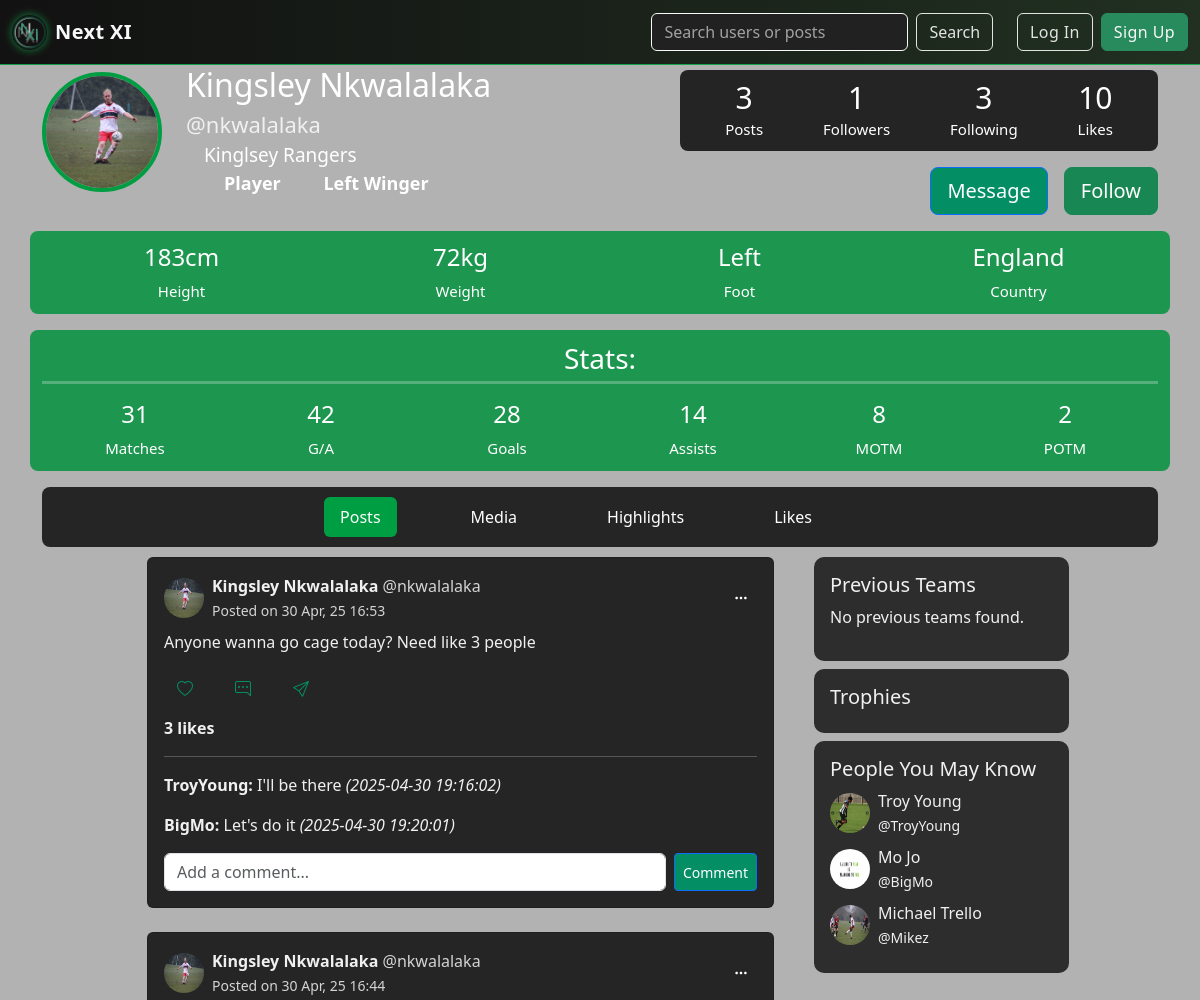
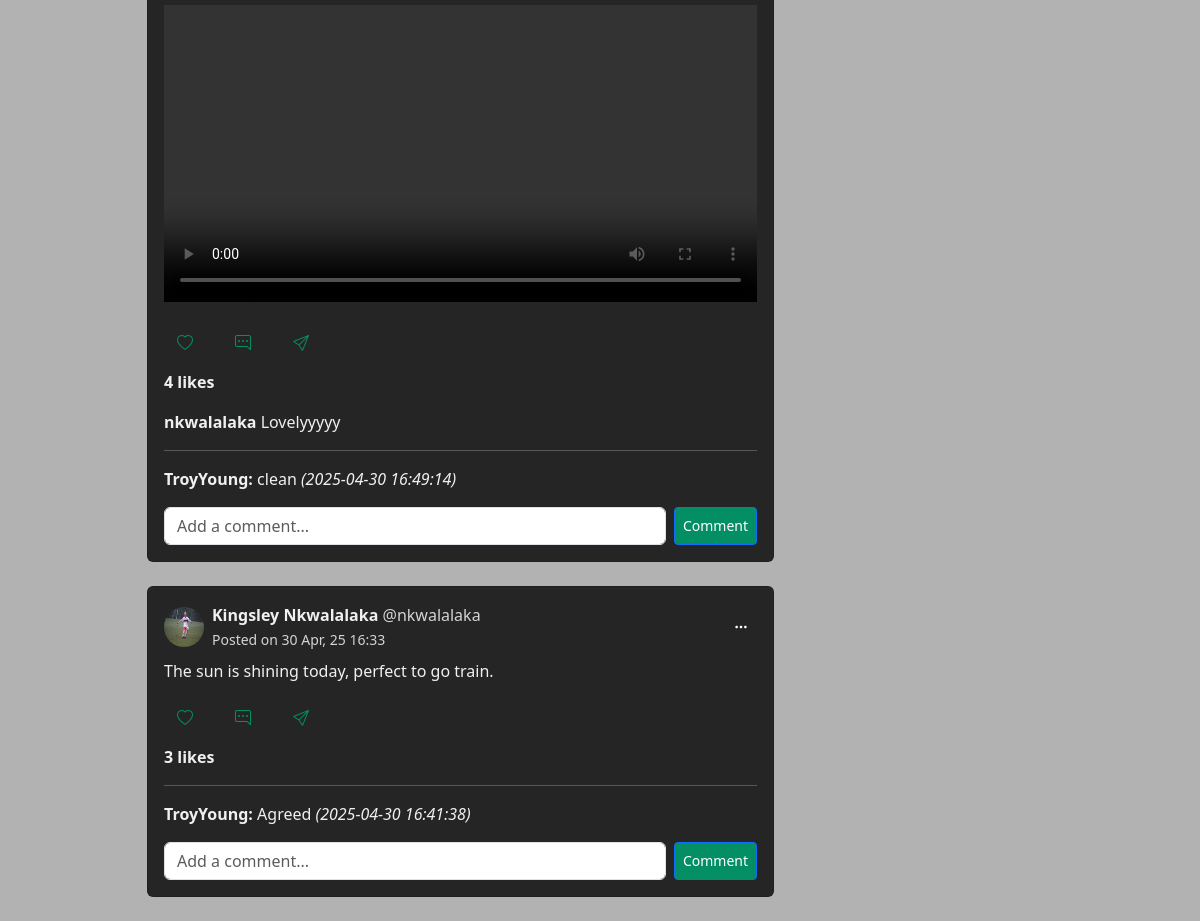
The app's page /profile.php?user_id=35 with its own data (2 pictures, top to bottom).
### tables this page shows
CREATE TABLE `users` (
  `id` int(11) NOT NULL,
  `username` varchar(50) NOT NULL,
  `name` varchar(100) NOT NULL,
  `email` varchar(50) NOT NULL,
  `password` varchar(255) NOT NULL,
  `created_at` timestamp NOT NULL DEFAULT current_timestamp() ON UPDATE current_timestamp(),
  `user_type` varchar(20) NOT NULL DEFAULT 'player',
  `profile_pic` varchar(255) NOT NULL,
  `banner_pic` varchar(255) NOT NULL
);

CREATE TABLE `players` (
  `id` int(11) NOT NULL,
  `user_id` int(11) NOT NULL,
  `profile_pic` varchar(255) NOT NULL,
  `height` int(11) NOT NULL,
  `weight` int(11) NOT NULL,
  `age` int(11) NOT NULL,
  `preferred_position` varchar(50) NOT NULL,
  `preferred_foot` varchar(10) NOT NULL,
  `current_team` varchar(100) NOT NULL,
  `goals` int(11) NOT NULL,
  `assists` int(11) NOT NULL,
  `motm` int(11) NOT NULL,
  `potm` int(11) NOT NULL,
  `awards` text NOT NULL,
  `country` varchar(100) NOT NULL,
  `current_league` varchar(100) NOT NULL,
  `appearances` int(255) NOT NULL DEFAULT 0
);

CREATE TABLE `posts` (
  `id` int(11) NOT NULL,
  `user_id` int(11) NOT NULL,
  `post_type` varchar(20) NOT NULL COMMENT 'Video, image or Text Post',
  `title` varchar(100) NOT NULL,
  `file_path` varchar(255) DEFAULT NULL COMMENT 'Stores the filename /path',
  `text_content` text DEFAULT NULL,
  `created_at` timestamp NOT NULL DEFAULT current_timestamp(),
  `is_highlight` tinyint(1) DEFAULT NULL
);

CREATE TABLE `comments` (
  `id` int(11) NOT NULL,
  `post_id` int(11) NOT NULL,
  `user_id` int(11) NOT NULL,
  `comment_text` text NOT NULL,
  `created_at` timestamp NOT NULL DEFAULT current_timestamp(),
  `parent_id` int(11) DEFAULT NULL
);

### profile.php (the view, shortened to what the rows shown need)
<?php
$profileUserId = (int) $_GET['user_id'] ?? 0;
$loggedUserId = (int) $_SESSION['user_id'] ?? null;
$conn = new mysqli("localhost", "root", "", "projectx_db");
$userSql = "SELECT username, name, user_type, profile_pic, banner_pic FROM users WHERE id = '$profileUserId'";
$userResult = $conn->query($userSql);
$userRow = $userResult->fetch_assoc();
if ($userRow['user_type'] == 'player') {
  $plSql = "SELECT * FROM players WHERE user_id = '$profileUserId' ";
  $plResult = $conn->query($plSql);
  if ($plResult && $plResult->num_rows > 0) {
    $plData = $plResult->fetch_assoc();
  } else {
    $plData = null;
  }
} elseif ($userRow['user_type'] == 'manager') {
  $mgrSql = "SELECT * FROM managers WHERE user_id = '$profileUserId'";
  $mgrResult = $conn->query($mgrSql);
  $mgrData = $mgrResult && $mgrResult->num_rows > 0 ? $mgrResult->fetch_assoc() : null;
} elseif ($userRow['user_type'] == 'scout') {
  $scoutSql = "SELECT * FROM scouts WHERE user_id = '$profileUserId'";
  $scoutResult = $conn->query($scoutSql);
  $scoutData = $scoutResult && $scoutResult->num_rows > 0 ? $scoutResult->fetch_assoc() : null;
}
$displayName = !empty($userRow['name']) ? $userRow['name'] : "Player " . $profileUserId;
$profilePic = !empty($userRow['profile_pic']) ? $userRow['profile_pic'] : 'uploads/profile_pics/Footballer_shooting_b&w.jpg';
$sqlAllPosts = "SELECT p.id
                        AS postID, p.post_type, p.file_path, p.text_content, p.created_at, p.is_highlight, u.id
                        AS user_owner_id, u.username, u.name, u.profile_pic,
                (SELECT COUNT(*) FROM likes l WHERE l.post_id = p.id) AS like_count,
                (SELECT COUNT(*) FROM comments c WHERE c.post_id = p.id) AS comment_count
                 FROM posts p
                 JOIN users u ON p.user_id = u.id
                 WHERE p.user_id = '$profileUserId'  /* only that user's posts */
                 ORDER BY p.created_at DESC";
$resAllPosts = $conn->query($sqlAllPosts);
$peopleSql = "SELECT u.id, u.username, u.name, u.profile_pic FROM users u
                     JOIN players p ON u.id = p.user_id /*Join players table with the users table*/
                     WHERE u.id != '$loggedUserId' AND u.id
                     /*Select all users that the logged in user doesnt follow from their mutual followers*/
                     NOT IN (SELECT followed_id FROM follows WHERE follower_id = '$loggedUserId')
                     LIMIT 3";
$people = [];
$peopleResult = $conn->query($peopleSql);
if ($peopleResult && $peopleResult->num_rows > 0) {
  while ($row = $peopleResult->fetch_assoc()) {
    $people[] = $row;
  }
}
?>
<!DOCTYPE html>
<html lang="en">
<head>
  <link href="https://cdn.jsdelivr.net/npm/bootstrap@5.3.3/dist/css/bootstrap.min.css" rel="stylesheet"
>
  <link rel="stylesheet" href="https://cdn.jsdelivr.net/npm/bootstrap-icons@1.10.5/font/bootstrap-icons.css">
  <link rel="stylesheet" href="/ProjectX/css/navbar.css">
</head>
<body>
  <div class="main-content">
    <?php
    include 'navbar.php'; ?>
    <div class="container mt-5">
      <div class="row align-items-center mb-2">
        <div class="col-auto text-center"> <img src="<?php echo $profilePic; ?>" alt="Profile Picture"
            class="profile-pic"></div>
        <div class="col">
          <h2 class="name mb-1"><?php echo $displayName; ?></h2>
          <small class="handle">@<?php echo strtolower($userRow['username'] ?? 'player'); ?></small>
          <br>
          <small class="current-team">
            <?= $plData['current_team'] ?? $mgrData['current_team'] ?? $scoutData['current_team'] ?? 'No Team'; ?>
          </small>
          <br>
          <small class="position">
            <?= ucfirst($userRow['user_type']) ?>
          </small>
          <small class="position">
            <?php
            switch ($userRow['user_type']) {
              case 'player':
                echo $plData['preferred_position'] ?? 'Position';
                break;
            }
            ?>
          </small>
        </div>
      </div>
      <?php if ($userRow['user_type'] != 'fan'): ?>
        <?php if ($userRow['user_type'] == 'player' && $plData): ?>
          <div class="row stats-row text-center mb-3 mt-3">
            <div class="col-4 col-md-3">
              <h4><?php echo ($plData['height'] ?? 0) . 'cm'; ?></h4>
              <div class="stats-label">Height</div>
            </div>
            <div class="col-4 col-md-3">
              <h4><?php echo ($plData['weight'] ?? 0) . 'kg'; ?></h4>
              <div class="stats-label">Weight</div>
            </div>
            <div class="col-4 col-md-3">
              <h4><?php echo ($plData['preferred_foot'] ?? 'Right'); ?></h4>
              <div class="stats-label">Foot</div>
            </div>
            <div class="col-4 col-md-3">
              <h4><?php echo ($plData['country'] ?? 'England'); ?></h4>
              <div class="stats-label">Country</div>
            </div>
          </div>
          <div class="row stats-row text-center">
            <h3 class="green-stats-h1">Stats:</h3>
            <hr class="solid">
            <div class="col-6 col-md-2">
              <h4><?php echo $plData['appearances'] ?? '0'; ?></h4>
              <div class="stats-label">Matches</div>
            </div>
            <div class="col-6 col-md-2">
              <h4><?php echo isset($plData['goals'], $plData['assists']) ? $plData['goals'] + $plData['assists'] : '0'; ?>
              </h4>
              <div class="stats-label">G/A</div>
            </div>
            <div class="col-6 col-md-2">
              <h4><?php echo $plData['goals'] ?? '0'; ?></h4>
              <div class="stats-label">Goals</div>
            </div>
            <div class="col-6 col-md-2">
              <h4><?php echo $plData['assists'] ?? '0'; ?></h4>
              <div class="stats-label">Assists</div>
            </div>
            <div class="col-6 col-md-2">
              <h4><?php echo $plData['motm'] ?? '0'; ?></h4>
              <div class="stats-label">MOTM</div>
            </div>
            <div class="col-6 col-md-2">
              <h4><?php echo $plData['potm'] ?? '0'; ?></h4>
              <div class="stats-label">POTM</div>
            </div>
          </div>
        <?php else: ?> <
            <p class="text-light">No data available for this profile.</p>
          <?php endif; ?>
        <?php endif; ?>
        <div class="tab-content">
          <div class="tab-pane fade show active" id="tab-posts">
            <div class="container">
              <div class="row">
                <div class="offset-md-1 col-md-7">
                  <?php
                  if ($resAllPosts && $resAllPosts->num_rows > 0) {
                    while ($row = $resAllPosts->fetch_assoc()) {
                      $postID = $row['postID'];
                      $likeCount = $row['like_count'];
                      $alreadyLiked = false;
                      ?>
                      <div class="card mb-4">
                        <div class="card-body">
                          <div class="d-flex justify-content-between align-items-center mb-2">
                            <div class="d-flex align-items-center">
                              <img src="<?php echo $profilePic; ?>" alt="Profile" width="40" height="40"
                                class="rounded-circle me-2">
                              <div>
                                <strong><?php echo $row['name']; ?></strong>
                                <span class="custom-muted">@<?php echo strtolower($row['username']); ?></span><br>
                                <small class="custom-muted">
                                  Posted on <?php echo date('d M, y H:i', strtotime($row['created_at'])); ?>
                                </small>
                              </div>
                            </div>
                            <div class="dropdown">
                              <button class="btn btn-sm" type="button" data-bs-toggle="dropdown" aria-expanded="false">
                                <i class="bi bi-three-dots"></i>
                              </button>
                            </div>
                          </div>
                          <div style="max-width: 800px;" class="mb-3">
                            <?php if ($row['post_type'] === 'image'): ?>
                              <img src="<?php echo $row['file_path']; ?>" class="img-fluid" alt="Post Image">
                            <?php elseif ($row['post_type'] === 'video'): ?>
                              <video class="w-100" style="max-height: 400px;" controls>
                                <source src="<?php echo $row['file_path']; ?>" type="video/mp4">
                              </video>
                            <?php elseif ($row['post_type'] === 'text'): ?>
                              <p><?php echo $row['text_content']; ?></p>
                            <?php endif; ?>
                          </div>
                          <div class="d-flex align-items-center mb-2">
                            <a href="#" class="btn btn-link me-3 toggle-like" data-post-id="<?php echo $postID; ?>"
                              data-liked="<?php echo $alreadyLiked ? '1' : '0'; ?>">
                              <i class="bi <?php echo $alreadyLiked ? 'bi-heart-fill text-danger' : 'bi-heart'; ?>"></i>
                            </a>
                            <button class="btn btn-link text-decoration-none me-3">
                              <a href="view_post.php?post_id=<?php echo $postID; ?>">
                                <i class="bi bi-chat-right-dots"></i>
                              </a>
                            </button>
                            <button class="btn btn-link text-decoration-none me-3">
                              <i class="bi bi-send"></i>
                            </button>
                          </div>
                          <?php if ($likeCount == 1): ?>
                            <p><strong>1 like</strong></p>
                          <?php else: ?>
                            <p><strong><?php echo $likeCount; ?> likes</strong></p>
                          <?php endif; ?>
                          <?php if (!empty($row['text_content']) && $row['post_type'] != 'text'): ?>
                            <p>
                              <strong><?php echo strtolower($row['username']); ?> </strong>
                              <?php echo $row['text_content']; ?>
                            </p>
                          <?php endif; ?>
                          <hr>
                          <div class="mb-2">
                            <?php
                            $commentSql = "SELECT c.comment_text, c.created_at, u.username FROM comments c
                                                JOIN users u ON c.user_id = u.id WHERE c.post_id = '$postID'
                                                 ORDER BY c.created_at ASC
                                                 LIMIT 2";
                            $commentRes = $conn->query($commentSql);
                            if ($commentRes && $commentRes->num_rows > 0) {
                              while ($cRow = $commentRes->fetch_assoc()) {
                                echo '<p><b>' . $cRow['username'] . ':</b> ' . $cRow['comment_text'] . ' <i>(' .
                                  $cRow['created_at'] . ')</i></p>';
                              }
                            } else {
                              echo '<small class="custom-muted">No comments yet.</small><br><br>';
                            }
                            ?>
                          </div>
                          <form class="d-flex" action="comments.php" method="POST">
                            <input class="form-control me-2" type="text" name="comment_text" placeholder="Add a comment...">
                            <button class="btn btn-sm btn-primary" type="submit">Comment</button>
                          </form>
                        </div>
                      </div>
                      <?php
                    }
                  } else {
                    echo "<p>No posts found.</p>";
                  }
                  ?>
                </div>
                <div class="col-md-3 ms-3">
                  <div class="right-bar-wrapper">
                    <div class="right-bar p-3">
                      <?php foreach ($people as $person): ?>
                        <?php
                        $personPic = !empty($person['profile_pic']) ? $person['profile_pic']
                          : 'uploads/profile_pics/Footballer_shooting_b&w.jpg';
                        ?>
                        <div class="d-flex align-items-center mb-2">
                          <img src="<?= $personPic ?>" alt="Profile" width="40" height="40" class="rounded-circle me-2">
                          <div>
                            <p class="mb-0"><?= htmlspecialchars($person['name']) ?></p>
                            <small>@<?= htmlspecialchars($person['username']) ?></small>
                          </div>
                        </div>
                      <?php endforeach; ?>
                    </div>
                  </div>
                </div>
              </div>
            </div>
          </div>
        </div>
    </div>
</body>
</html>

### records on screen
users: profile_pic (picture), name "Kingsley Nkwalalaka", username "nkwalalaka", user_type "Player"
players: current_team "Kinglsey Rangers", preferred_position "Left Winger", height "183", weight "72", preferred_foot "Left", country "England", appearances "31", $plData['goals'] + $plData['assists'] "42", goals "28", assists "14", motm "8", potm "2"
posts: user.profile_pic (picture), user.name "Kingsley Nkwalalaka", user.username "nkwalalaka", created_at "30 Apr, 25 16:53", text_content "Anyone wanna go cage today? Need like 3 people", likeCount "3"
comments: user.username "TroyYoung", comment_text "I'll be there", created_at "2025-04-30 19:16:02"
comments: user.username "BigMo", comment_text "Let's do it", created_at "2025-04-30 19:20:01"
posts: user.profile_pic (picture), user.name "Kingsley Nkwalalaka", user.username "nkwalalaka", created_at "30 Apr, 25 16:44", likeCount "4", text_content "Lovelyyyyy"
comments: user.username "TroyYoung", comment_text "clean", created_at "2025-04-30 16:49:14"
posts: user.profile_pic (picture), user.name "Kingsley Nkwalalaka", user.username "nkwalalaka", created_at "30 Apr, 25 16:33", text_content "The sun is shining today, perfect to go train.", likeCount "3"
comments: user.username "TroyYoung", comment_text "Agreed", created_at "2025-04-30 16:41:38"
users: profile_pic (picture), name "Troy Young", username "TroyYoung"
users: profile_pic (picture), name "Mo Jo", username "BigMo"
users: profile_pic (picture), name "Michael Trello", username "Mikez"

### other values on screen
$postCount "3"
$followersCount "1"
$followingCount "3"
$likeCount "10"
